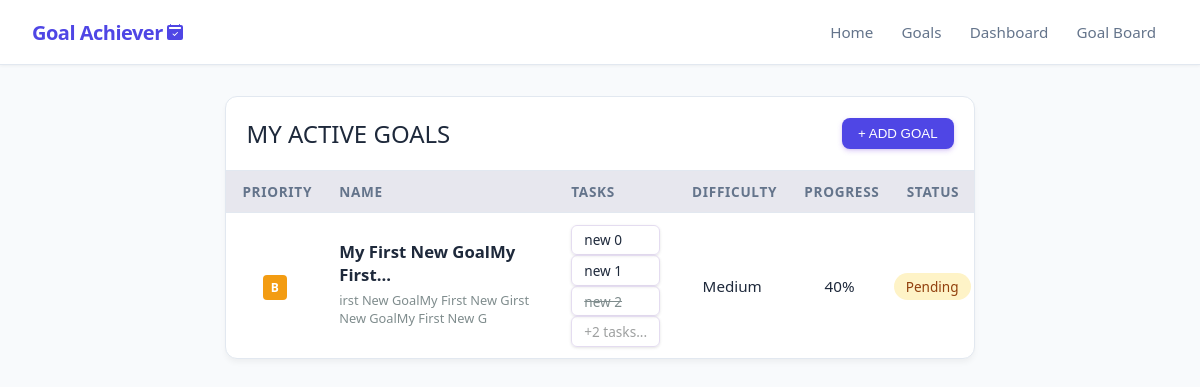
The app's page /goals, older data.
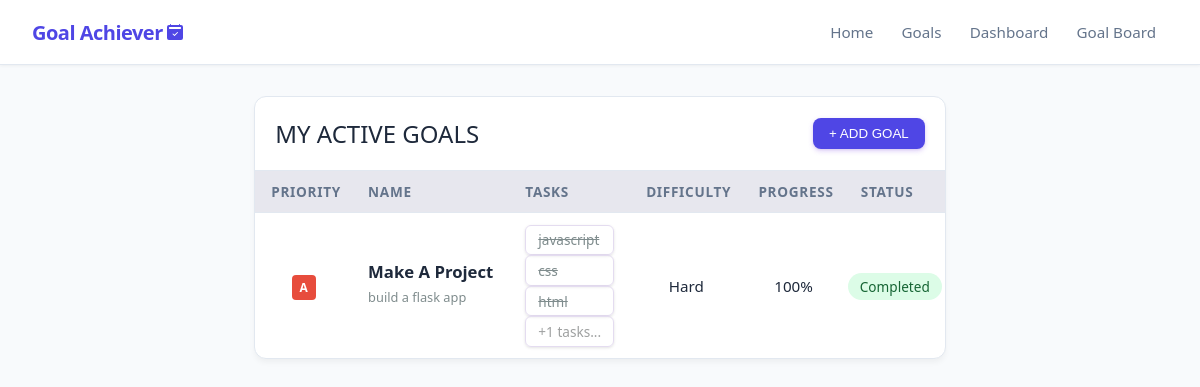
The same page, newer data.
### app/models_db.py (models this page shows, shortened)
class Goal(db.Model):
    __tablename__ = 'goals'
    id = db.Column(db.Integer, primary_key=True)
    title = db.Column(db.String(100), nullable=False)
    description = db.Column(db.Text, nullable=False)
    is_completed = db.Column(db.Boolean, default=False)
    is_confirmed_finished = db.Column(db.Boolean, default=False)
    progress_percentage = db.Column(db.Float, default=0.0)
    difficulty = db.Column(db.String(20), nullable=False, default='Medium')
    priority = db.Column(db.String(1), nullable=False, default='b')
    created_at = db.Column(db.DateTime, default=datetime.now(timezone.utc), nullable=False)
    tasks = db.relationship('Task', backref='goal', cascade="all, delete-orphan", lazy=True)

class Task(db.Model):
    __tablename__ = 'tasks'
    id = db.Column(db.Integer, primary_key=True)
    text = db.Column(db.String(255), nullable=False)
    is_completed = db.Column(db.Boolean, default=False)
    goal_id = db.Column(db.Integer, db.ForeignKey('goals.id', ondelete='CASCADE'), nullable=False)

### app/routes.py (the view)
@main.route('/goals')
def show_goals():
    goals = Goal.query.order_by(Goal.priority.asc()).all()
    return render_template('goals.html', goals=goals)

### app/templates/goals.html (shortened to what this page needs)
{% extends 'base.html' %}
{% block content %}
<div class="goal-container">
    <div class="table-container">
        <div class="bar-above-table">
            <h1>my active goals</h1>
            <button id="open_form_btn">+ ADD GOAL</button>
        </div>
        <table>
            <thead>
                <tr>
                    <th>Priority</th>
                    <th>Name</th>
                    <th>Tasks</th>
                    <th>Difficulty</th>
                    <th>Progress</th>
                    <th>Status</th>
                </tr>
            </thead>
            <tbody>
                {% for goal in goals %}
                    {% if not goal.is_completed or goal.is_completed %}
                        <tr class="clickable-row" data-href=" {{ url_for('main.view_goal', goal_id=goal.id) }}">
                            <td><span class="badge badge-{{ goal.priority }}">{{ goal.priority }}</span></td>
                            <td style="text-align: left; max-width: 200px;">
                                <h2 style="white-space: wrap; overflow: wrap;" class="{{'grey-out' if goal.is_confirmed_finished}}">
                                    {{ goal.title | truncate(30)}}
                                </h2>
                                <p style="color: #7f8c8d; max-width: 250px; font-size: 0.8rem; margin: 5px 0px;">{{ goal.description | truncate(90) or 'Nema opisa' }}</p>
                            </td>
                            <td>
                                {% if goal.tasks %}
                                <ul style="padding: 0px;">
                                    {% for task in goal.tasks[:3] %}
                                        {% if task %}
                                            <li class="task-cell">
                                                <label>
                                                    <span class="{% if task.is_completed %}completed-task{% endif %}">
                                                        {{ task.text }}
                                                    </span>
                                                </label>
                                            </li>
                                        {% endif %}
                                    {% endfor %}
                                    {% if goal.tasks|length > 3 %}
                                        <li class="task-cell" style="color: #9ea0a0;">
                                            +{{ (goal.tasks|length) - 3 }} tasks...
                                        </li>
                                    {% endif %}
                                </ul>
                                {% else %}
                                <small style="color: #b2bec3;">No tasks</small>
                                {% endif %}
                            </td>
                            <td>{{ goal.difficulty }}</td>
                            <td>{{ goal.progress_percentage | round | int }}%</td>
                            <td class="status-cell">
                                {% if goal.is_completed %}
                                <span class="status-done">Completed</span>
                                {% else %}
                                <span class="status-pending">Pending</span>
                                {% endif %}
                            </td>
                        </tr>
                    {% endif %}
                    {% else %}
                        <tr>
                            <td colspan="6" style="text-align: center; color: #7f8c8d;">You do not have any active goals right now. Add your first goal above!</td>
                        </tr>
            {% endfor %}
            </tbody>
        </table>
    </div>
</div>
{% endblock %}

Row changes from the older to the newer data that the page shows:
removed Goal: priority "B", title "My First New GoalMy First...", description "irst New GoalMy First New Girst New GoalMy First New G", tasks "2", difficulty "Medium", progress_percentage "40", is_completed "Pending", Task (text "new 2")
removed Task: text "new 0", is_completed False (drawn), shown under "B"
removed Task: text "new 1", is_completed False (drawn), shown under "B"
added Goal: priority "A", title "Make A Project", description "build a flask app", tasks "1", difficulty "Hard", progress_percentage "100", is_completed "Completed", Task (text "javascript")
now on this page (row edited): Task: text "css", shown under "A"
now on this page (row edited): Task: text "html", shown under "A"
